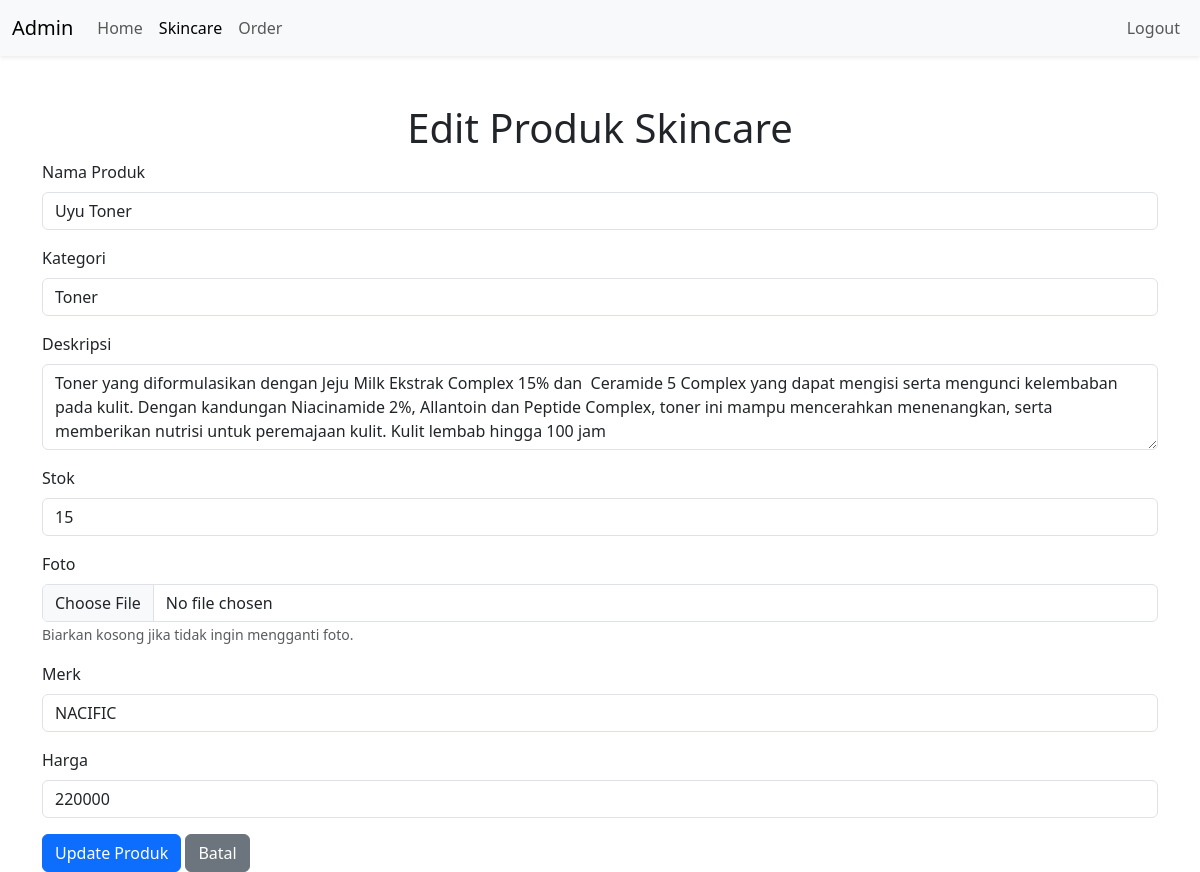
The app's page /admin/edit_produk.php?id=12 with its own data.
### tables this page shows
CREATE TABLE `produk` (
  `id_produk` int(11) NOT NULL,
  `nama` varchar(100) NOT NULL,
  `kategori` enum('Moisturizer','Cleanser','Serum','Sunscreen','Toner') NOT NULL,
  `deskripsi` text NOT NULL,
  `stok` int(10) NOT NULL,
  `foto` varchar(50) NOT NULL,
  `merk` varchar(50) NOT NULL,
  `harga` int(11) NOT NULL
);

### admin/edit_produk.php (the view, shortened to what this page needs)
<?php
include '../connection/connection.php';
if (isset($_GET['id'])) {
    $id_produk = $_GET['id'];
    $query = "SELECT * FROM produk WHERE id_produk = ?";
    $stmt = $konek->prepare($query);
    $stmt->bind_param("i", $id_produk);
    $stmt->execute();
    $result = $stmt->get_result();
    if ($result->num_rows > 0) {
        $row = $result->fetch_assoc();
    } else {
        echo "<script>alert('Produk tidak ditemukan'); window.location.href = 'edit_skincare.php';</script>";
        exit();
    }
} else {
    echo "<script>alert('ID produk tidak ditemukan'); window.location.href = 'edit_skincare.php';</script>";
    exit();
}
?>
<!doctype html>
<html lang="en">
<head>
    <link href="https://cdn.jsdelivr.net/npm/bootstrap@5.3.3/dist/css/bootstrap.min.css" rel="stylesheet">
</head>
<body>
    <nav class="navbar navbar-expand-lg bg-light shadow-sm sticky-top">
        <div class="container-fluid">
            <a class="navbar-brand" href="#">Admin</a>
            <div class="collapse navbar-collapse" id="navbarSupportedContent">
                <ul class="navbar-nav me-auto">
                    <li class="nav-item">
                        <a class="nav-link" href="index_admin.php">Home</a>
                    </li>
                    <li class="nav-item">
                        <a class="nav-link active" href="skincare.php">Skincare</a>
                    </li>
                    <li class="nav-item">
                        <a class="nav-link" href="order.php">Order</a>
                    </li>
                </ul>
                <ul class="navbar-nav ms-auto">
                    <li class="nav-item">
                        <a class="nav-link" href="logout.php">Logout</a>
                    </li>
                </ul>
            </div>
        </div>
    </nav>
    <div class="container mt-5">
        <h1 class="text-center">Edit Produk Skincare</h1>
        <form method="POST" action="edit_produk.php?id=<?php echo $row['id_produk']; ?>" enctype="multipart/form-data">
            <div class="mb-3">
                <label for="nama" class="form-label">Nama Produk</label>
                <input type="text" class="form-control" id="nama" name="nama" value="<?php echo $row['nama']; ?>" required>
            </div>
            <div class="mb-3">
                <label for="kategori" class="form-label">Kategori</label>
                <input type="text" class="form-control" id="kategori" name="kategori" value="<?php echo $row['kategori']; ?>" required>
            </div>
            <div class="mb-3">
                <label for="deskripsi" class="form-label">Deskripsi</label>
                <textarea class="form-control" id="deskripsi" name="deskripsi" rows="3" required><?php echo $row['deskripsi']; ?></textarea>
            </div>
            <div class="mb-3">
                <label for="stok" class="form-label">Stok</label>
                <input type="number" class="form-control" id="stok" name="stok" value="<?php echo $row['stok']; ?>" required>
            </div>
            <div class="mb-3">
                <label for="foto" class="form-label">Foto</label>
                <input type="file" class="form-control" id="foto" name="foto">
                <small class="form-text text-muted">Biarkan kosong jika tidak ingin mengganti foto.</small>
            </div>
            <div class="mb-3">
                <label for="merk" class="form-label">Merk</label>
                <input type="text" class="form-control" id="merk" name="merk" value="<?php echo $row['merk']; ?>" required>
            </div>
            <div class="mb-3">
                <label for="harga" class="form-label">Harga</label>
                <input type="number" class="form-control" id="harga" name="harga" value="<?php echo $row['harga']; ?>" required>
            </div>
            <button type="submit" class="btn btn-primary">Update Produk</button>
            <a href="edit_skincare.php" class="btn btn-secondary">Batal</a>
        </form>
    </div>
</body>
</html>

### records on screen
produk: nama "Uyu Toner", kategori "Toner", deskripsi "Toner yang diformulasikan dengan Jeju Milk Ekstrak Complex 15% dan Ceramide 5 Complex yang dapat mengisi serta mengunci kelembaban pada kulit. Dengan kandungan Niacinamide 2%, Allantoin dan Peptide Complex, toner ini mampu mencerahkan menenangkan, serta memberikan nutrisi untuk peremajaan kulit. Kulit lembab hingga 100 jam", stok "15", merk "NACIFIC", harga "220000"
